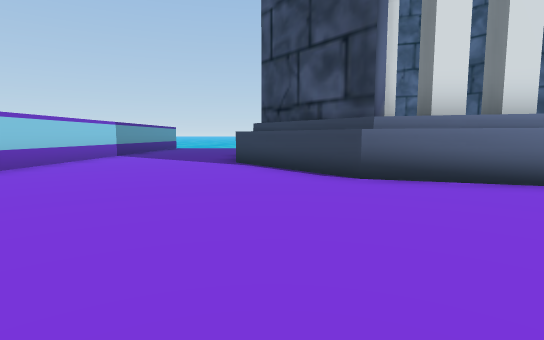
view 1 (above)

22 first-person views from a walk through a 3-D level made in the Unity game engine. The camera is 0.59 m above the floor, tilts 6° down and sees 80° across. The floor is counted in squares, 1 m on a side. Each view is taken from the middle of a square. On the plan, view 1 faces up. The plan holds only what a view shows up to about 9 squares ahead; the rest is blank. The place goes on beyond the plan. The player is left out.

view 2
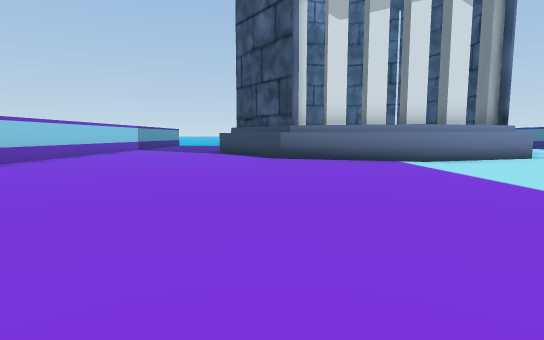

view 3
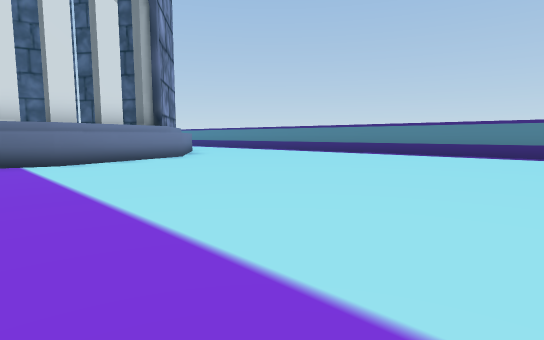

view 4
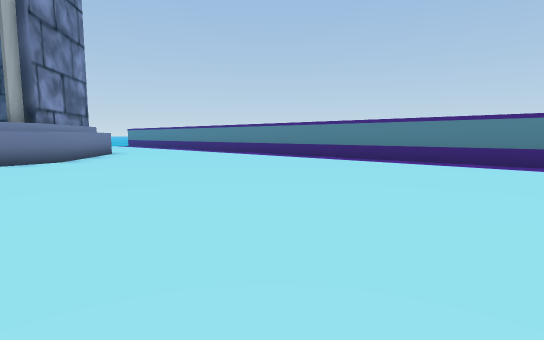

view 5
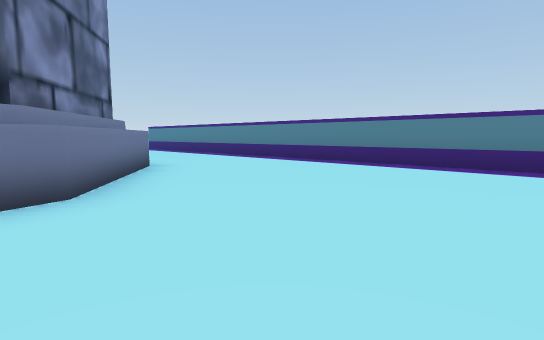

view 6
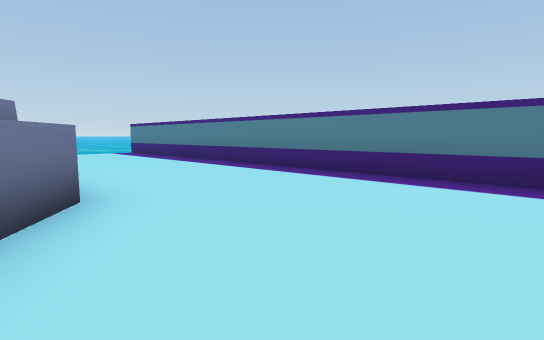

view 7
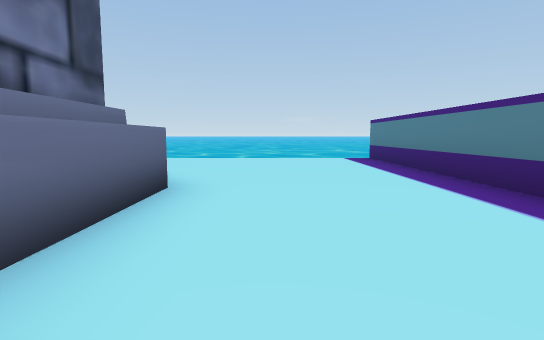

view 8
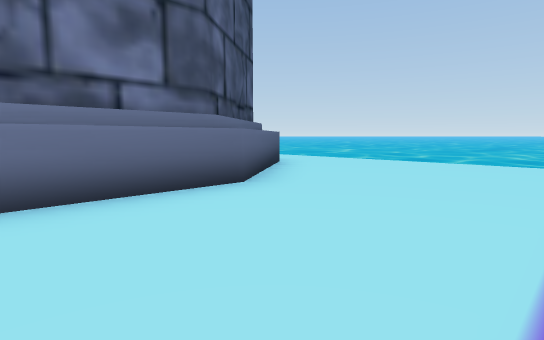

view 9
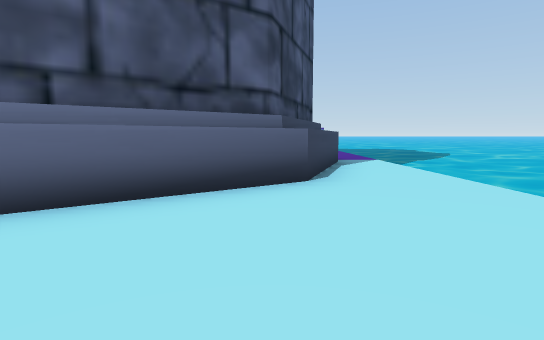

view 10
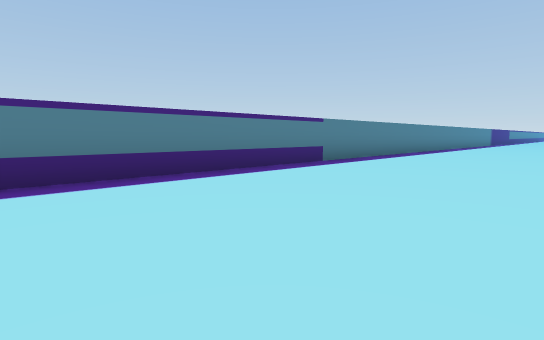

view 11
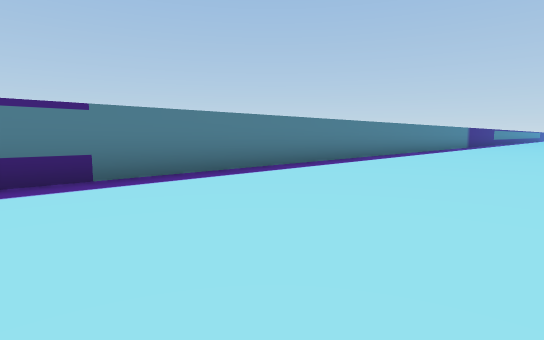

view 12
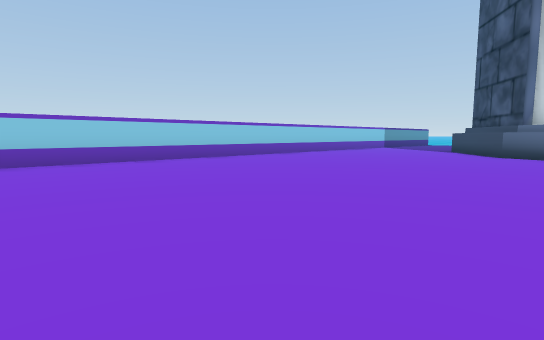

view 13
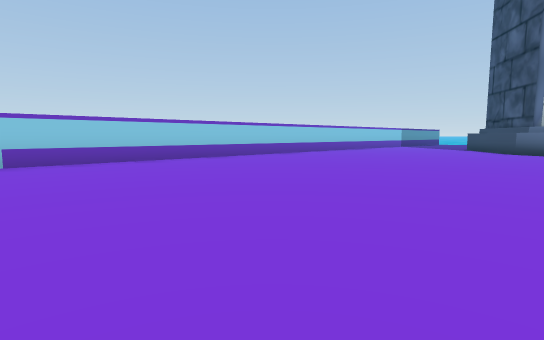

view 14
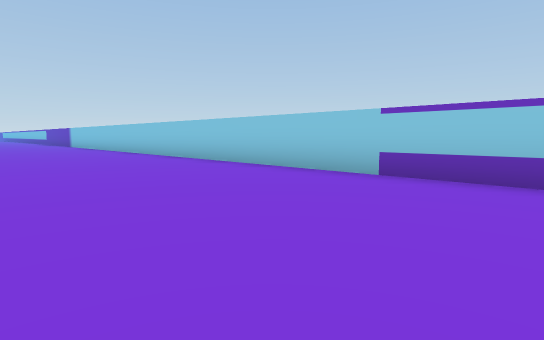

view 15
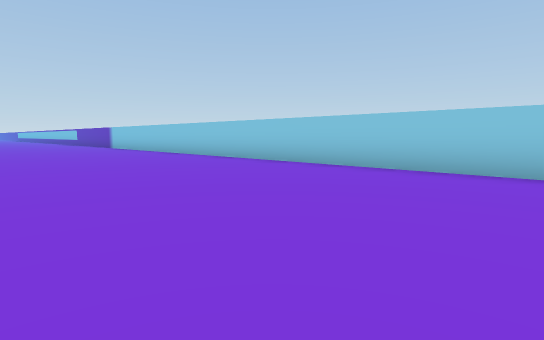

view 16
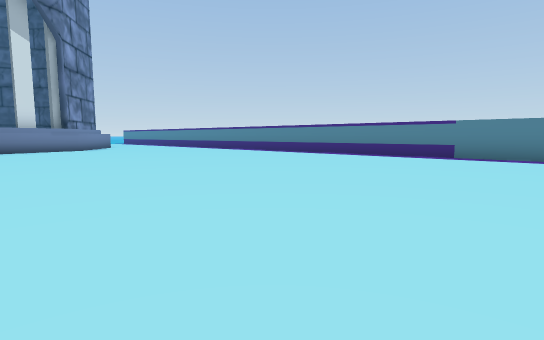

view 17
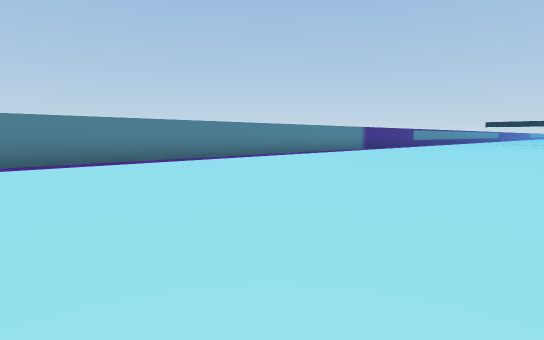

view 18
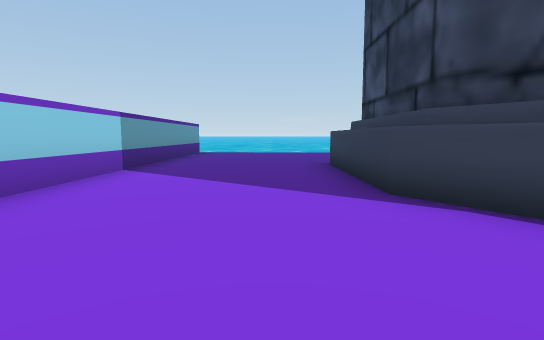

view 19
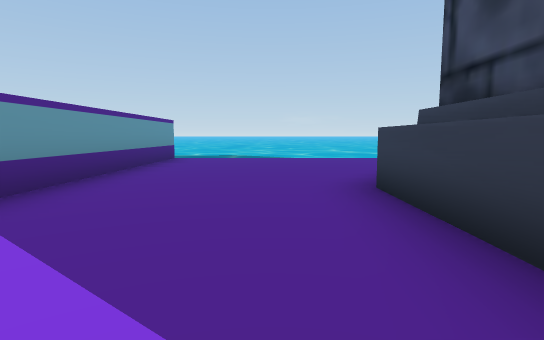

view 20
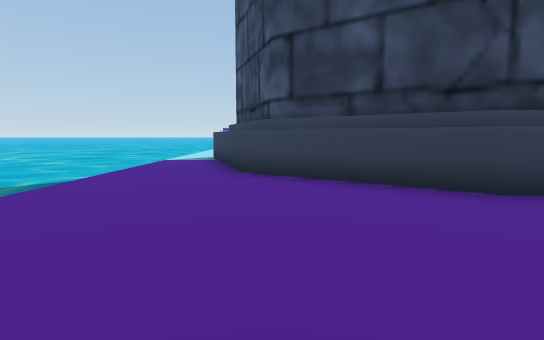

view 21
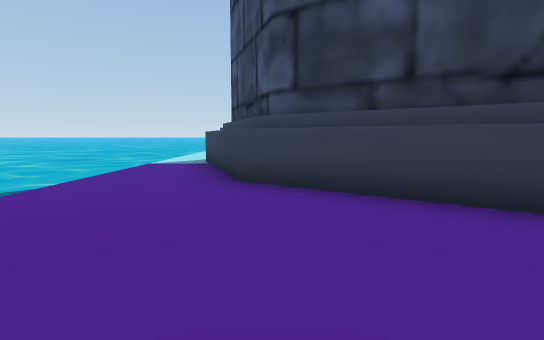

view 22
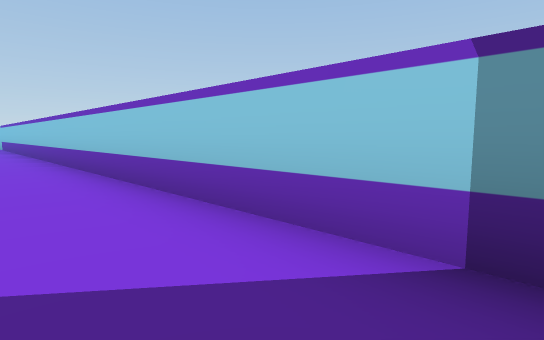

### Floor plan
Key: @ floor where view 1 was taken; # wall or solid block; . floor; ≈ liquid the walk keeps out of; ^ raised ledge.
Columns run from 5 left of view 1 to 14 right of it. Each row starts with its distance up from view 1.
 16  ≈≈≈≈≈≈≈≈≈≈≈≈≈≈≈≈≈≈≈
 15 ^..................^
 14 ^.......^##^.......^
 13 ^.....^##  ##^.....^
 12 ^....^#      #^....^
 11 ^....##      ##....^
 10 ^...^#        #^...^
  9 ^...^#        #^...^
  8 ^...^#        #^...^
  7 ^....#        #....^
  6 ^....^####   #^....^
  5 ^.....^^#####^.....^
  4 ^......^^^^^^......^
  3 ^..................^
  2 ^..................^
  1 ^..................^
  0 ^....@.............^
 -1 ^..................^
 -2 ^..................^
 -3 ^..................^
 -4 ^..................^
 -5 ^..................^
 -6 ^..................^
 -7 ^..................^
 -8 ^..................^
 -9 ^......  ..........^
-10 ^......  ..........^
-11 ^......    ........^
-12 ^......    ........^
-13 ^......    ........^
-14 ^.....     ........^
-15 ^.....     ........^
-16  .....     ........^

Where each view was taken, in squares from view 1:
view 1: 0 up, 0 right, facing up
view 2: 4 down, 1 right, facing up
view 3: 4 down, 3 right, facing up-right
view 4: 4 down, 6 right, facing up-right
view 5: 1 up, 7 right, facing up-right
view 6: 4 up, 9 right, facing up-right
view 7: 7 up, 11 right, facing up
view 8: 8 up, 13 right, facing up-left
view 9: 13 up, 12 right, facing left
view 10: 1 down, 9 right, facing down-right
view 11: 6 down, 9 right, facing down-right
view 12: 6 down, 3 right, facing up-left
view 13: 8 down, 3 right, facing up-left
view 14: 5 down, 0 right, facing down-left
view 15: 8 down, 1 right, facing down-left
view 16: 10 down, 4 right, facing up-right
view 17: 11 down, 6 right, facing down-right
view 18: 4 up, 2 left, facing up
view 19: 7 up, 2 left, facing up
view 20: 13 up, 4 left, facing right
view 21: 13 up, 3 left, facing right
view 22: 10 up, 3 left, facing down-left
